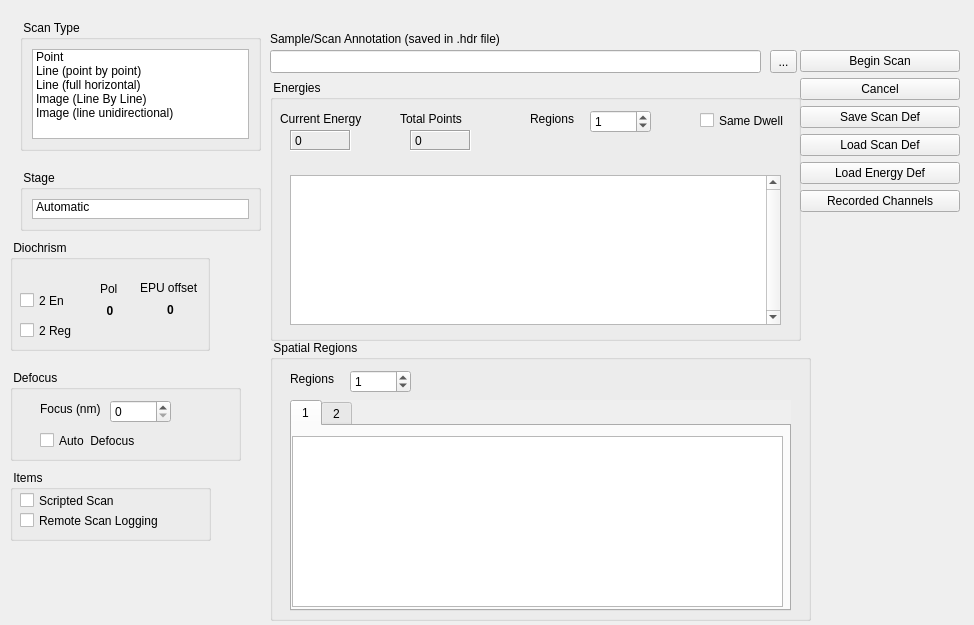
<?xml version="1.0" encoding="UTF-8"?>
<ui version="4.0">
 <class>Form</class>
 <widget class="QWidget" name="Form">
  <property name="geometry">
   <rect>
    <x>0</x>
    <y>0</y>
    <width>974</width>
    <height>625</height>
   </rect>
  </property>
  <property name="windowTitle">
   <string>Form</string>
  </property>
  <widget class="QToolButton" name="saveHdrToolButton">
   <property name="geometry">
    <rect>
     <x>770</x>
     <y>50</y>
     <width>27</width>
     <height>23</height>
    </rect>
   </property>
   <property name="text">
    <string>...</string>
   </property>
  </widget>
  <widget class="QLineEdit" name="hdrFileLineEdit">
   <property name="geometry">
    <rect>
     <x>270</x>
     <y>50</y>
     <width>491</width>
     <height>23</height>
    </rect>
   </property>
  </widget>
  <widget class="QGroupBox" name="groupBox_5">
   <property name="geometry">
    <rect>
     <x>270</x>
     <y>80</y>
     <width>531</width>
     <height>261</height>
    </rect>
   </property>
   <property name="title">
    <string> Energies </string>
   </property>
   <widget class="QLabel" name="label_4">
    <property name="geometry">
     <rect>
      <x>10</x>
      <y>30</y>
      <width>101</width>
      <height>17</height>
     </rect>
    </property>
    <property name="text">
     <string>Current Energy</string>
    </property>
   </widget>
   <widget class="QLabel" name="energyFbkLbl">
    <property name="geometry">
     <rect>
      <x>20</x>
      <y>50</y>
      <width>61</width>
      <height>21</height>
     </rect>
    </property>
    <property name="frameShape">
     <enum>QFrame::Box</enum>
    </property>
    <property name="frameShadow">
     <enum>QFrame::Sunken</enum>
    </property>
    <property name="lineWidth">
     <number>1</number>
    </property>
    <property name="midLineWidth">
     <number>0</number>
    </property>
    <property name="text">
     <string>0</string>
    </property>
   </widget>
   <widget class="QLabel" name="label_5">
    <property name="geometry">
     <rect>
      <x>130</x>
      <y>30</y>
      <width>101</width>
      <height>17</height>
     </rect>
    </property>
    <property name="text">
     <string>Total Points</string>
    </property>
   </widget>
   <widget class="QLabel" name="totalPointsLbl">
    <property name="geometry">
     <rect>
      <x>140</x>
      <y>50</y>
      <width>61</width>
      <height>21</height>
     </rect>
    </property>
    <property name="frameShape">
     <enum>QFrame::Box</enum>
    </property>
    <property name="frameShadow">
     <enum>QFrame::Sunken</enum>
    </property>
    <property name="lineWidth">
     <number>1</number>
    </property>
    <property name="midLineWidth">
     <number>0</number>
    </property>
    <property name="text">
     <string>0</string>
    </property>
   </widget>
   <widget class="QSpinBox" name="energyRegionsSpinBox">
    <property name="geometry">
     <rect>
      <x>320</x>
      <y>30</y>
      <width>61</width>
      <height>23</height>
     </rect>
    </property>
    <property name="value">
     <number>1</number>
    </property>
   </widget>
   <widget class="QLabel" name="label_6">
    <property name="geometry">
     <rect>
      <x>260</x>
      <y>30</y>
      <width>51</width>
      <height>17</height>
     </rect>
    </property>
    <property name="text">
     <string>Regions</string>
    </property>
   </widget>
   <widget class="QCheckBox" name="sameDwellCheckBox">
    <property name="geometry">
     <rect>
      <x>430</x>
      <y>30</y>
      <width>101</width>
      <height>21</height>
     </rect>
    </property>
    <property name="text">
     <string>Same Dwell</string>
    </property>
   </widget>
   <widget class="QWidget" name="verticalLayoutWidget">
    <property name="geometry">
     <rect>
      <x>20</x>
      <y>80</y>
      <width>491</width>
      <height>181</height>
     </rect>
    </property>
    <layout class="QVBoxLayout" name="verticalLayout_3">
     <item>
      <widget class="QTableView" name="energiesTableView">
       <property name="minimumSize">
        <size>
         <width>0</width>
         <height>150</height>
        </size>
       </property>
       <property name="maximumSize">
        <size>
         <width>16777215</width>
         <height>150</height>
        </size>
       </property>
       <property name="baseSize">
        <size>
         <width>0</width>
         <height>150</height>
        </size>
       </property>
       <property name="verticalScrollBarPolicy">
        <enum>Qt::ScrollBarAlwaysOn</enum>
       </property>
       <property name="autoScroll">
        <bool>false</bool>
       </property>
       <property name="autoScrollMargin">
        <number>10</number>
       </property>
      </widget>
     </item>
    </layout>
   </widget>
  </widget>
  <widget class="QLabel" name="label_22">
   <property name="geometry">
    <rect>
     <x>270</x>
     <y>30</y>
     <width>261</width>
     <height>17</height>
    </rect>
   </property>
   <property name="text">
    <string>Sample/Scan Annotation (saved in .hdr file)</string>
   </property>
  </widget>
  <widget class="QGroupBox" name="groupBox_4">
   <property name="geometry">
    <rect>
     <x>10</x>
     <y>370</y>
     <width>231</width>
     <height>91</height>
    </rect>
   </property>
   <property name="font">
    <font>
     <weight>50</weight>
     <bold>false</bold>
    </font>
   </property>
   <property name="autoFillBackground">
    <bool>false</bool>
   </property>
   <property name="title">
    <string> Defocus </string>
   </property>
   <property name="flat">
    <bool>false</bool>
   </property>
   <widget class="QLabel" name="label_3">
    <property name="geometry">
     <rect>
      <x>30</x>
      <y>30</y>
      <width>71</width>
      <height>17</height>
     </rect>
    </property>
    <property name="text">
     <string>Focus (nm)</string>
    </property>
   </widget>
   <widget class="QCheckBox" name="autoDefocusCheckBox">
    <property name="geometry">
     <rect>
      <x>30</x>
      <y>60</y>
      <width>131</width>
      <height>21</height>
     </rect>
    </property>
    <property name="text">
     <string>Auto  Defocus</string>
    </property>
   </widget>
   <widget class="QSpinBox" name="defocusSpinBox">
    <property name="geometry">
     <rect>
      <x>100</x>
      <y>30</y>
      <width>61</width>
      <height>23</height>
     </rect>
    </property>
   </widget>
  </widget>
  <widget class="QGroupBox" name="groupBox_2">
   <property name="geometry">
    <rect>
     <x>20</x>
     <y>170</y>
     <width>241</width>
     <height>61</height>
    </rect>
   </property>
   <property name="autoFillBackground">
    <bool>false</bool>
   </property>
   <property name="title">
    <string> Stage </string>
   </property>
   <property name="flat">
    <bool>false</bool>
   </property>
   <layout class="QVBoxLayout" name="verticalLayout_2">
    <item>
     <widget class="QListWidget" name="stagelistWidget">
      <item>
       <property name="text">
        <string>Automatic</string>
       </property>
      </item>
     </widget>
    </item>
   </layout>
  </widget>
  <widget class="QGroupBox" name="groupBox_6">
   <property name="geometry">
    <rect>
     <x>270</x>
     <y>340</y>
     <width>541</width>
     <height>281</height>
    </rect>
   </property>
   <property name="title">
    <string> Spatial Regions </string>
   </property>
   <widget class="QSpinBox" name="spatialRegionsSpinBox">
    <property name="geometry">
     <rect>
      <x>80</x>
      <y>30</y>
      <width>61</width>
      <height>23</height>
     </rect>
    </property>
    <property name="value">
     <number>1</number>
    </property>
   </widget>
   <widget class="QLabel" name="label_14">
    <property name="geometry">
     <rect>
      <x>20</x>
      <y>30</y>
      <width>71</width>
      <height>17</height>
     </rect>
    </property>
    <property name="text">
     <string>Regions</string>
    </property>
   </widget>
   <widget class="QTabWidget" name="tabWidget">
    <property name="geometry">
     <rect>
      <x>20</x>
      <y>60</y>
      <width>501</width>
      <height>211</height>
     </rect>
    </property>
    <property name="maximumSize">
     <size>
      <width>16777215</width>
      <height>16777208</height>
     </size>
    </property>
    <property name="autoFillBackground">
     <bool>true</bool>
    </property>
    <property name="currentIndex">
     <number>0</number>
    </property>
    <widget class="QWidget" name="tab_1">
     <attribute name="title">
      <string>1</string>
     </attribute>
     <widget class="QWidget" name="verticalLayoutWidget_2">
      <property name="geometry">
       <rect>
        <x>0</x>
        <y>10</y>
        <width>491</width>
        <height>171</height>
       </rect>
      </property>
      <layout class="QVBoxLayout" name="verticalLayout_4">
       <item>
        <widget class="QListView" name="energiesListView_2"/>
       </item>
      </layout>
     </widget>
    </widget>
    <widget class="QWidget" name="tab_2">
     <attribute name="title">
      <string>2</string>
     </attribute>
    </widget>
   </widget>
  </widget>
  <widget class="QGroupBox" name="groupBox">
   <property name="geometry">
    <rect>
     <x>20</x>
     <y>20</y>
     <width>241</width>
     <height>131</height>
    </rect>
   </property>
   <property name="font">
    <font>
     <weight>50</weight>
     <bold>false</bold>
    </font>
   </property>
   <property name="autoFillBackground">
    <bool>false</bool>
   </property>
   <property name="title">
    <string> Scan Type </string>
   </property>
   <property name="flat">
    <bool>false</bool>
   </property>
   <layout class="QVBoxLayout" name="verticalLayout">
    <item>
     <widget class="QListWidget" name="scantypeListWidget">
      <item>
       <property name="text">
        <string>Point</string>
       </property>
      </item>
      <item>
       <property name="text">
        <string>Line (point by point)</string>
       </property>
      </item>
      <item>
       <property name="text">
        <string>Line (full horizontal)</string>
       </property>
      </item>
      <item>
       <property name="text">
        <string>Image (Line By Line)</string>
       </property>
      </item>
      <item>
       <property name="text">
        <string>Image (line unidirectional)</string>
       </property>
      </item>
     </widget>
    </item>
   </layout>
  </widget>
  <widget class="QGroupBox" name="groupBox_7">
   <property name="geometry">
    <rect>
     <x>10</x>
     <y>470</y>
     <width>201</width>
     <height>71</height>
    </rect>
   </property>
   <property name="title">
    <string> Items </string>
   </property>
   <widget class="QCheckBox" name="sameDwellCheckBox_2">
    <property name="geometry">
     <rect>
      <x>10</x>
      <y>20</y>
      <width>121</width>
      <height>21</height>
     </rect>
    </property>
    <property name="text">
     <string>Scripted Scan</string>
    </property>
   </widget>
   <widget class="QCheckBox" name="sameDwellCheckBox_3">
    <property name="geometry">
     <rect>
      <x>10</x>
      <y>40</y>
      <width>161</width>
      <height>21</height>
     </rect>
    </property>
    <property name="text">
     <string>Remote Scan Logging</string>
    </property>
   </widget>
  </widget>
  <widget class="QGroupBox" name="groupBox_3">
   <property name="geometry">
    <rect>
     <x>10</x>
     <y>240</y>
     <width>200</width>
     <height>111</height>
    </rect>
   </property>
   <property name="minimumSize">
    <size>
     <width>200</width>
     <height>111</height>
    </size>
   </property>
   <property name="maximumSize">
    <size>
     <width>200</width>
     <height>111</height>
    </size>
   </property>
   <property name="autoFillBackground">
    <bool>false</bool>
   </property>
   <property name="title">
    <string> Diochrism </string>
   </property>
   <property name="flat">
    <bool>false</bool>
   </property>
   <property name="checkable">
    <bool>false</bool>
   </property>
   <widget class="QCheckBox" name="dio2RegCheckBox">
    <property name="geometry">
     <rect>
      <x>10</x>
      <y>80</y>
      <width>71</width>
      <height>21</height>
     </rect>
    </property>
    <property name="text">
     <string>2 Reg</string>
    </property>
   </widget>
   <widget class="QLabel" name="label">
    <property name="geometry">
     <rect>
      <x>90</x>
      <y>40</y>
      <width>20</width>
      <height>17</height>
     </rect>
    </property>
    <property name="maximumSize">
     <size>
      <width>50</width>
      <height>150</height>
     </size>
    </property>
    <property name="text">
     <string>Pol</string>
    </property>
   </widget>
   <widget class="QLabel" name="label_2">
    <property name="geometry">
     <rect>
      <x>130</x>
      <y>40</y>
      <width>60</width>
      <height>16</height>
     </rect>
    </property>
    <property name="maximumSize">
     <size>
      <width>200</width>
      <height>150</height>
     </size>
    </property>
    <property name="text">
     <string>EPU offset</string>
    </property>
   </widget>
   <widget class="QLabel" name="EPUFbkLbl">
    <property name="geometry">
     <rect>
      <x>140</x>
      <y>60</y>
      <width>41</width>
      <height>20</height>
     </rect>
    </property>
    <property name="maximumSize">
     <size>
      <width>50</width>
      <height>150</height>
     </size>
    </property>
    <property name="font">
     <font>
      <weight>75</weight>
      <bold>true</bold>
     </font>
    </property>
    <property name="layoutDirection">
     <enum>Qt::LeftToRight</enum>
    </property>
    <property name="autoFillBackground">
     <bool>false</bool>
    </property>
    <property name="frameShadow">
     <enum>QFrame::Sunken</enum>
    </property>
    <property name="text">
     <string>0</string>
    </property>
    <property name="alignment">
     <set>Qt::AlignCenter</set>
    </property>
   </widget>
   <widget class="QLabel" name="polFbkLbl">
    <property name="geometry">
     <rect>
      <x>90</x>
      <y>60</y>
      <width>20</width>
      <height>21</height>
     </rect>
    </property>
    <property name="maximumSize">
     <size>
      <width>50</width>
      <height>150</height>
     </size>
    </property>
    <property name="font">
     <font>
      <weight>75</weight>
      <bold>true</bold>
     </font>
    </property>
    <property name="layoutDirection">
     <enum>Qt::LeftToRight</enum>
    </property>
    <property name="autoFillBackground">
     <bool>false</bool>
    </property>
    <property name="frameShadow">
     <enum>QFrame::Sunken</enum>
    </property>
    <property name="text">
     <string>0</string>
    </property>
    <property name="alignment">
     <set>Qt::AlignCenter</set>
    </property>
   </widget>
   <widget class="QCheckBox" name="checkBox_3">
    <property name="geometry">
     <rect>
      <x>10</x>
      <y>50</y>
      <width>71</width>
      <height>21</height>
     </rect>
    </property>
    <property name="text">
     <string>2 En</string>
    </property>
   </widget>
  </widget>
  <widget class="QWidget" name="verticalLayoutWidget_3">
   <property name="geometry">
    <rect>
     <x>800</x>
     <y>50</y>
     <width>160</width>
     <height>561</height>
    </rect>
   </property>
   <layout class="QVBoxLayout" name="verticalLayout_5">
    <item>
     <widget class="QPushButton" name="beginScanBtn">
      <property name="text">
       <string>Begin Scan</string>
      </property>
     </widget>
    </item>
    <item>
     <widget class="QPushButton" name="pushButton_3">
      <property name="text">
       <string>Cancel</string>
      </property>
     </widget>
    </item>
    <item>
     <widget class="QPushButton" name="pushButton_5">
      <property name="text">
       <string>Save Scan Def</string>
      </property>
     </widget>
    </item>
    <item>
     <widget class="QPushButton" name="pushButton_8">
      <property name="text">
       <string>Load Scan Def</string>
      </property>
     </widget>
    </item>
    <item>
     <widget class="QPushButton" name="pushButton_6">
      <property name="text">
       <string>Load Energy Def</string>
      </property>
     </widget>
    </item>
    <item>
     <widget class="QPushButton" name="pushButton_7">
      <property name="text">
       <string>Recorded Channels</string>
      </property>
     </widget>
    </item>
    <item>
     <spacer name="verticalSpacer">
      <property name="orientation">
       <enum>Qt::Vertical</enum>
      </property>
      <property name="sizeHint" stdset="0">
       <size>
        <width>20</width>
        <height>40</height>
       </size>
      </property>
     </spacer>
    </item>
   </layout>
  </widget>
 </widget>
 <resources/>
 <connections/>
</ui>
